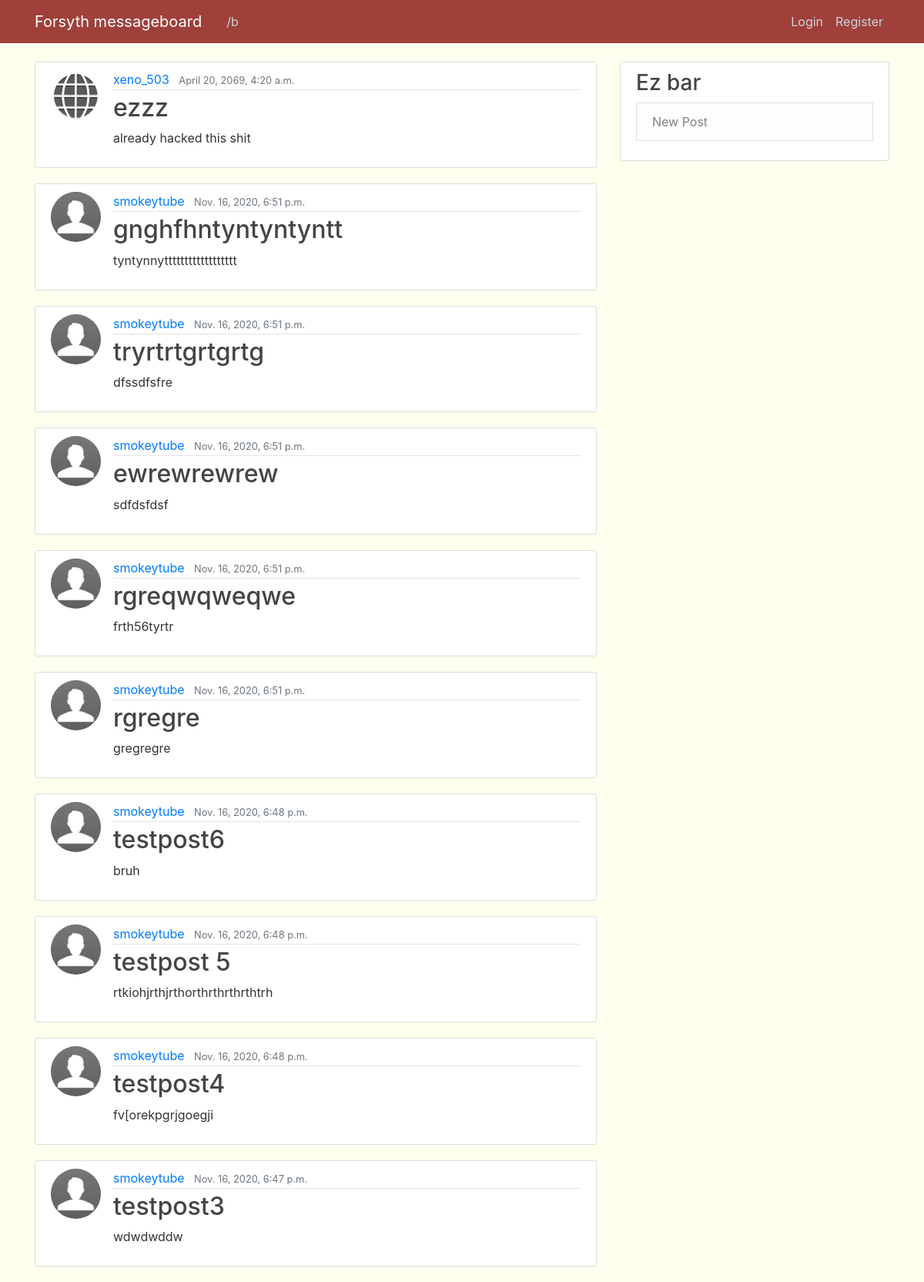
The app's page /brandom/ with its own data.
### brandom/models.py (models this page shows, shortened)
class Post(models.Model):
    title = models.CharField(max_length=100)
    content = models.TextField()
    date_posted = models.DateTimeField(default=timezone.now)
    author = models.ForeignKey(User, on_delete=models.CASCADE)

### users/models.py (models this page shows, shortened)
class Profile(models.Model):
    user = models.OneToOneField(User, on_delete=models.CASCADE)
    image = models.ImageField(default='default.jpg', upload_to='profile_pics')

### brandom/views.py (the view)
# urls.py: path('', PostListView.as_view(), name='brandom-home'),
class PostListView(ListView):
    model = Post
    template_name = 'brandom/home.html'
    context_object_name = 'posts'
    ordering = ['-date_posted']
    paginate_by = 10

### brandom/templates/brandom/home.html
{% extends "brandom/base.html" %}
{% block content %}
    {% for post in posts %}
            <article class="media content-section">
            <img class="rounded-circle article-img" src="{{ post.author.profile.image.url }}">
        <div class="media-body">
            <div class="article-metadata">
            <a class="mr-2" href="#">{{ post.author }}</a>
            <small class="text-muted">{{ post.date_posted }}</small>
            </div>
            <h2><a class="article-title" href="{% url 'post-detail' post.id %}">{{ post.title }}</a></h2>
            <p class="article-content">{{ post.content }}</p>
        </div>
        </article>
    {% endfor %}
{% endblock content %}

### brandom/templates/brandom/base.html (shortened to what this page needs)
{% load static %}
<!DOCTYPE html>
<html>
<head>
    <link rel="stylesheet" href="https://stackpath.bootstrapcdn.com/bootstrap/4.3.1/css/bootstrap.min.css">
    <link rel="stylesheet" type="text/css" href="{% static 'brandom/main.css' %}">
</head>
<body>
        <header class="site-header">
    <nav class="navbar navbar-expand-md navbar-dark bg-steel fixed-top">
        <div class="container">
        <a class="navbar-brand mr-4" href="{% url 'brandom-home' %}">Forsyth messageboard</a>
        <div class="collapse navbar-collapse" id="navbarToggle">
            <div class="navbar-nav mr-auto">
            <a class="nav-item nav-link" href="{% url 'brandom-home' %}">/b</a>
            </div>
            <div class="navbar-nav">
            {% if user.is_authenticated %}
            <a class="nav-item nav-link" href="{% url 'profile' %}">Profile</a>
            <a class="nav-item nav-link" href="{% url 'logout' %}">Logout</a>
            {% else %}
            <a class="nav-item nav-link" href="{% url 'login' %}">Login</a>
            <a class="nav-item nav-link" href="{% url 'register' %}">Register</a>
            {% endif %}
            </div>
        </div>
        </div>
    </nav>
    </header>
    <main role="main" class="container">
        <div class="row">
            <div class="col-md-8">
            {% block content %}{% endblock %}
            </div>
            <div class="col-md-4">
            <div class="content-section">
                <h3>Ez bar</h3>
                    <a class="list-group-item list-group-item-light" href="{% url 'post-create' %}">New Post</a>
            </div>
            </div>
        </div>
        </main>
</body>
</html>

### brandom/static/brandom/main.css (style rules this page uses)
body { background: #FFFFEE; color: #333333; margin-top: 5rem; }
h1, h2, h3, h4, h5, h6 { color: #444444; }
.bg-steel { background-color: #9F403B; }
.site-header .navbar-nav .nav-link { color: #cbd5db; }
.content-section { background: #ffffff; padding: 10px 20px; border: 1px solid #dddddd; border-radius: 3px; margin-bottom: 20px; }
.article-title { color: #444444; }
.article-content { white-space: pre-line; }
.article-img { height: 65px; width: 65px; margin-right: 16px; }
.article-metadata { padding-bottom: 1px; margin-bottom: 4px; border-bottom: 1px solid #e3e3e3 }

### records on screen
Post: author.profile.image (picture), author "xeno_503", date_posted "April 20, 2069, 4:20 a.m.", title "ezzz", content "already hacked this shit"
Post: author.profile.image (placeholder picture), author "smokeytube", date_posted "Nov. 16, 2020, 6:51 p.m.", title "gnghfhntyntyntyntt", content "tyntynnytttttttttttttttttt"
Post: author.profile.image (placeholder picture), author "smokeytube", date_posted "Nov. 16, 2020, 6:51 p.m.", title "tryrtrtgrtgrtg", content "dfssdfsfre"
Post: author.profile.image (placeholder picture), author "smokeytube", date_posted "Nov. 16, 2020, 6:51 p.m.", title "ewrewrewrew", content "sdfdsfdsf"
Post: author.profile.image (placeholder picture), author "smokeytube", date_posted "Nov. 16, 2020, 6:51 p.m.", title "rgreqwqweqwe", content "frth56tyrtr"
Post: author.profile.image (placeholder picture), author "smokeytube", date_posted "Nov. 16, 2020, 6:51 p.m.", title "rgregre", content "gregregre"
Post: author.profile.image (placeholder picture), author "smokeytube", date_posted "Nov. 16, 2020, 6:48 p.m.", title "testpost6", content "bruh"
Post: author.profile.image (placeholder picture), author "smokeytube", date_posted "Nov. 16, 2020, 6:48 p.m.", title "testpost 5", content "rtkiohjrthjrthorthrthrthrthtrh"
Post: author.profile.image (placeholder picture), author "smokeytube", date_posted "Nov. 16, 2020, 6:48 p.m.", title "testpost4", content "fv[orekpgrjgoegji"
Post: author.profile.image (placeholder picture), author "smokeytube", date_posted "Nov. 16, 2020, 6:47 p.m.", title "testpost3", content "wdwdwddw"
